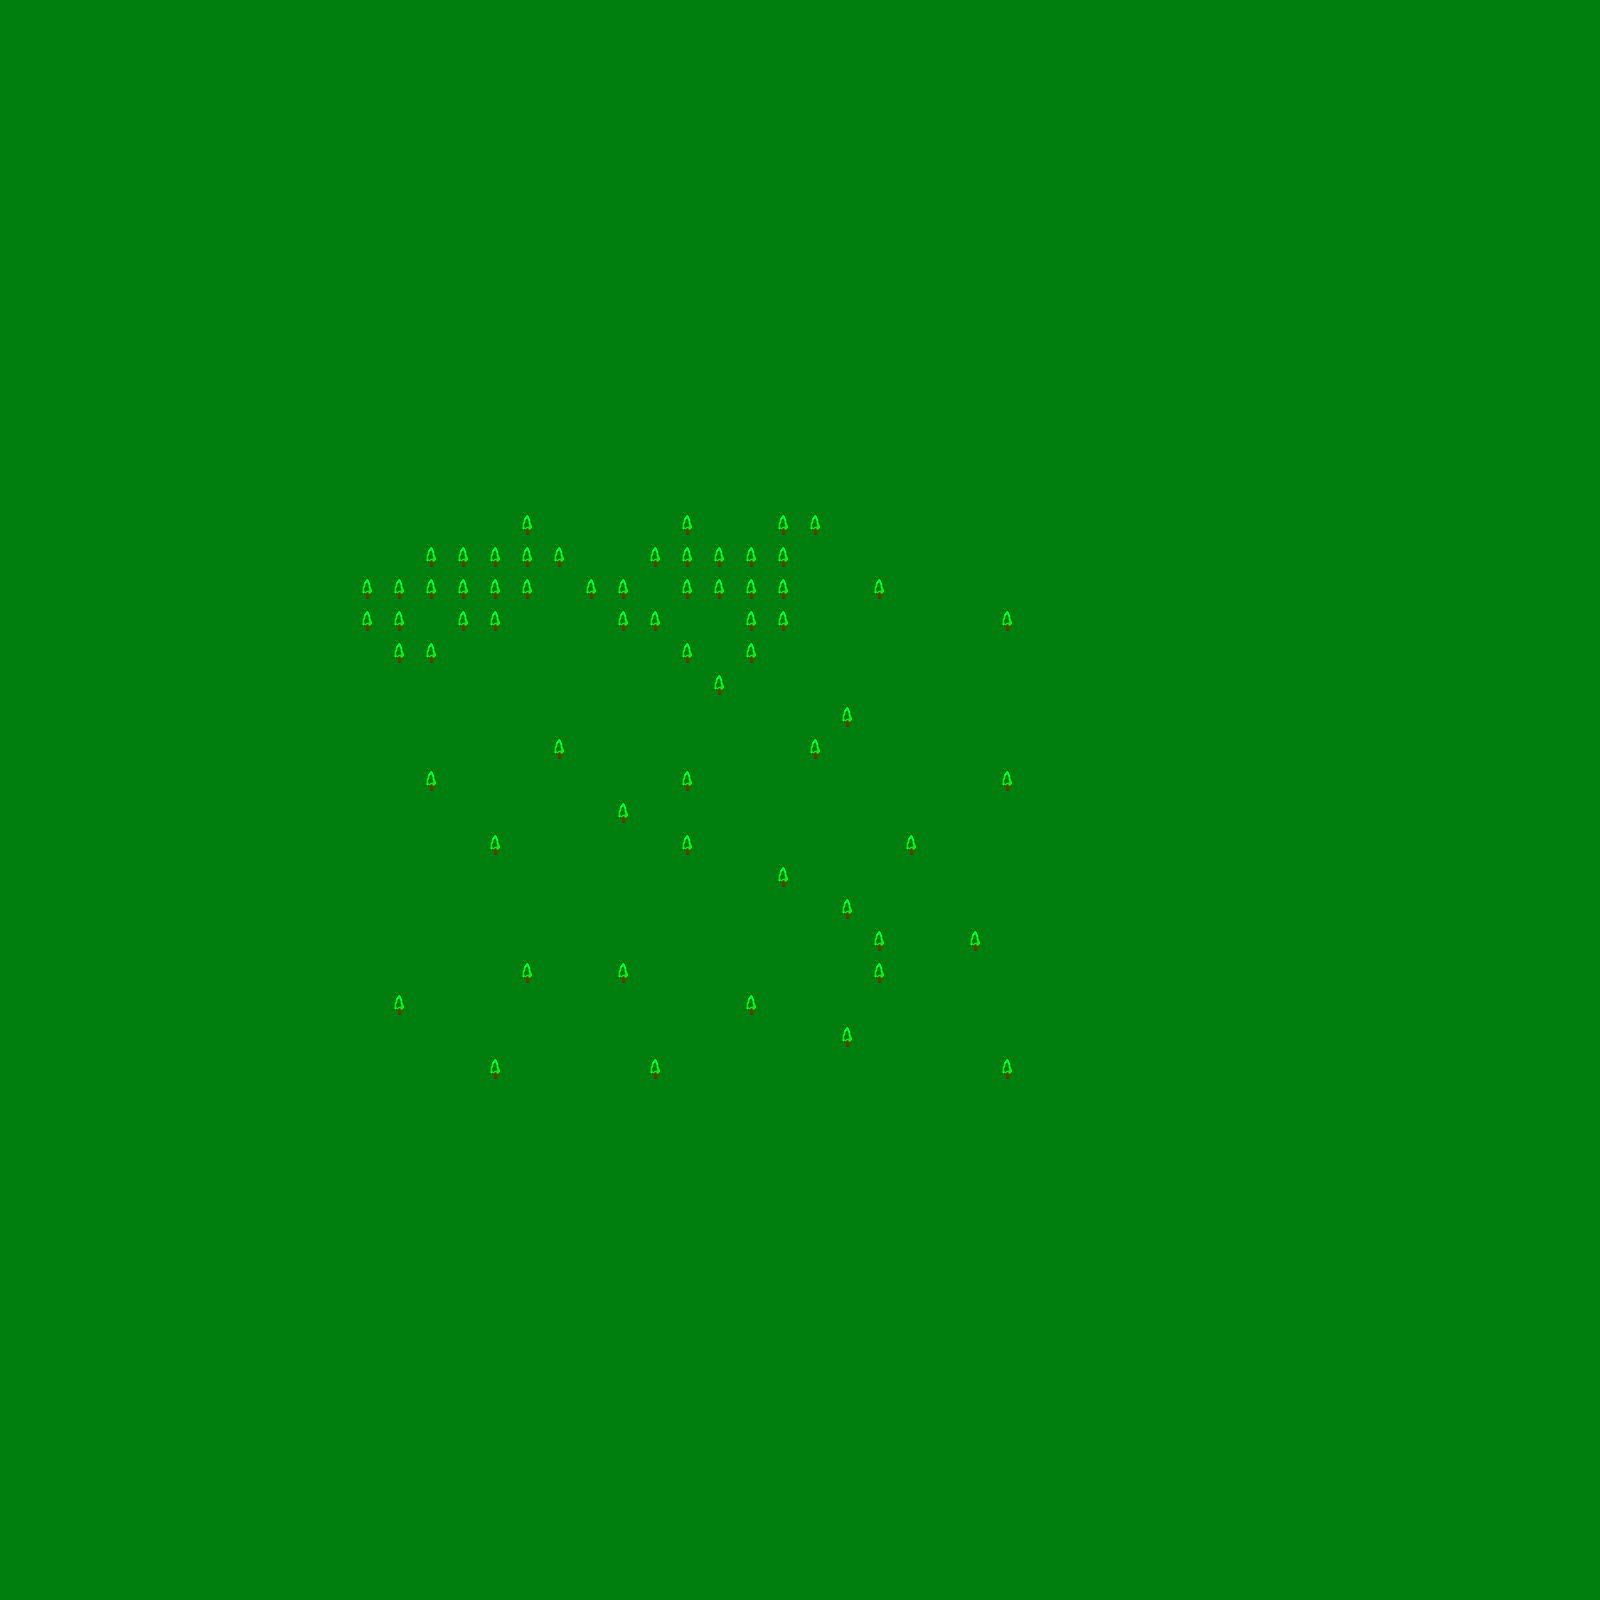

A level layout from a 2D game, rendered from its tile map. Below: a short description, then the map file with tile-grid data replaced by summaries:
An orthogonal 50x50 tile map with 32x32 px tiles, 2 tile layers (Terrain, Terrain Objects) and 5 objects (3x VILLAGE, 2x DUNGEON).

<map version="1.2" tiledversion="1.2.1" orientation="orthogonal" renderorder="right-up" width="50" height="50" tilewidth="32" tileheight="32" infinite="0" nextlayerid="5" nextobjectid="7">
 <tileset firstgid="1" source="worldMapTileset.tsx" />
 <layer id="2" name="Terrain" width="50" height="50">
  <data>[2500 cells, 2500 non-empty, 1 distinct tile ids]</data>
 </layer>
 <layer id="3" name="Terrain Objects" width="50" height="50">
  <data>[2500 cells, 64 non-empty, 1 distinct tile ids]</data>
 </layer>
 <objectgroup id="4" name="Metadata">
  <object id="1" name="Lagos Forest" type="DUNGEON" gid="11" x="416" y="640" width="32" height="32" />
  <object id="2" name="Lagos Village" type="VILLAGE" gid="10" x="512" y="736" width="32" height="32" />
  <object id="3" name="Pika Village" type="VILLAGE" gid="10" x="640" y="1152" width="32" height="32" />
  <object id="4" name="Roden Village" type="VILLAGE" gid="10" x="864" y="864" width="32" height="32" />
  <object id="6" name="Glires Forest" type="DUNGEON" gid="11" x="704" y="640" width="32" height="32" />
 </objectgroup>
</map>
